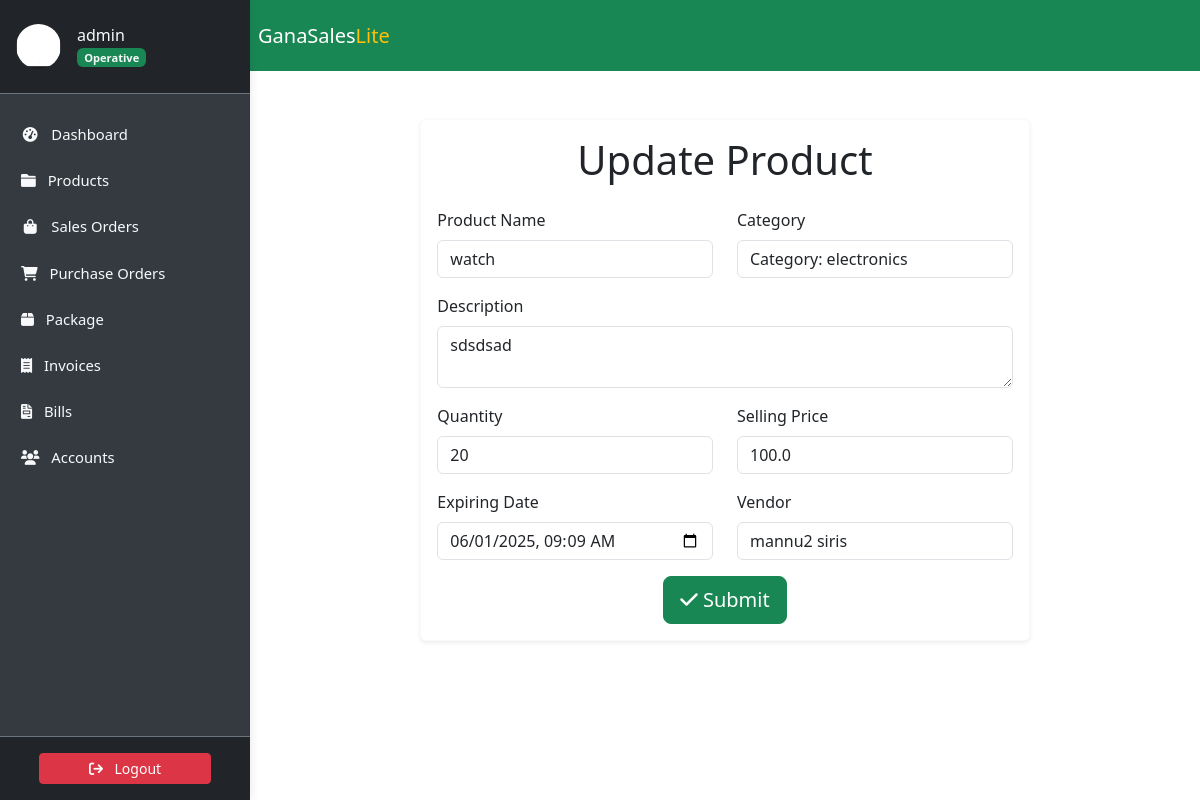
/product/watch/update/ (signed in), run on an earlier commit of the app's database.
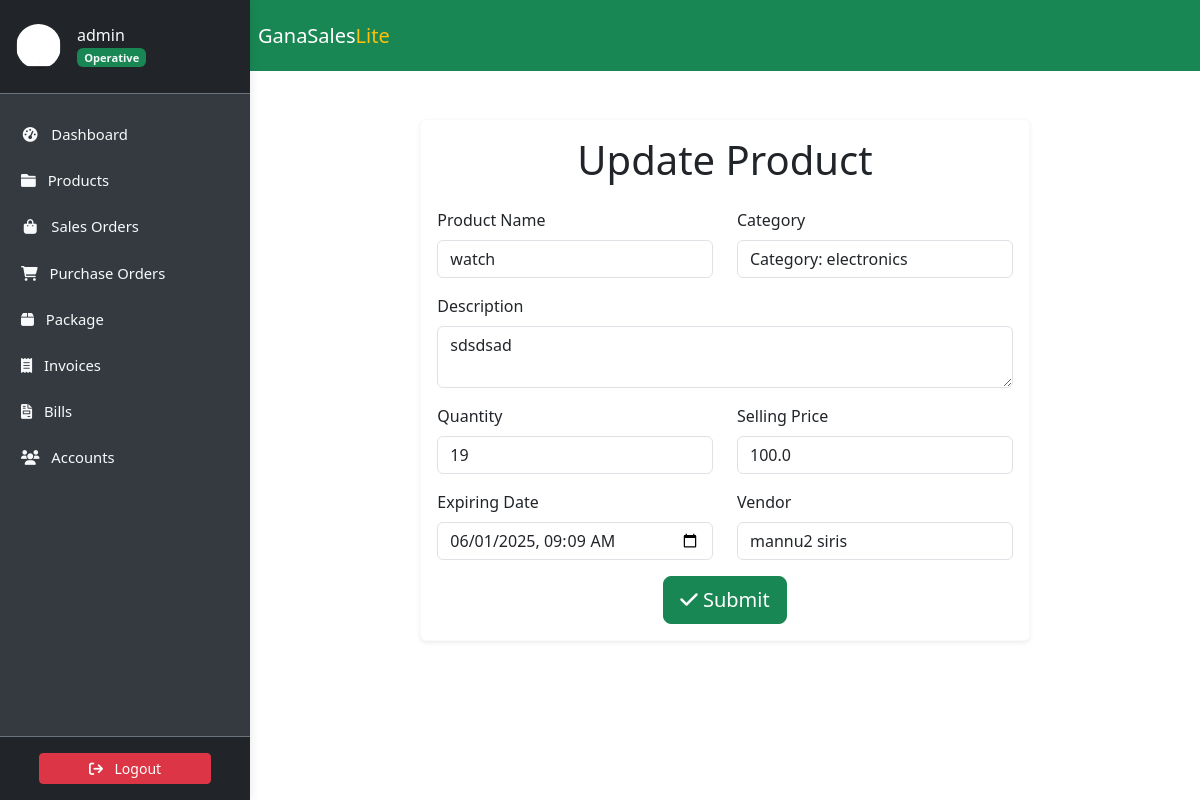
And on a later commit of the database.
### store/models.py (models this page shows, shortened)
class Item(models.Model):
    slug = AutoSlugField(unique=True, populate_from='name')
    name = models.CharField(max_length=50)
    description = models.TextField(max_length=256)
    category = models.ForeignKey(Category, on_delete=models.CASCADE)
    quantity = models.IntegerField(default=0)
    price = models.FloatField(default=0)
    expiring_date = models.DateTimeField(null=True, blank=True)
    vendor = models.ForeignKey(Vendor, on_delete=models.SET_NULL, null=True)
    class Meta:
        ordering = ['name']
        verbose_name_plural = 'Items'

### store/views.py (the view)
class ProductUpdateView(LoginRequiredMixin, UserPassesTestMixin, UpdateView):
    model = Item
    template_name = "store/productupdate.html"
    form_class = ItemForm
    success_url = reverse_lazy("productslist") # Use reverse_lazy for class attributes
    def test_func(self):
        return self.request.user.is_superuser

### store/forms.py
class ItemForm(forms.ModelForm):
    class Meta:
        model = Item
        fields = [
            'name',
            'description',
            'category',
            'quantity',
            'price',
            'expiring_date',
            'vendor'
        ]
        widgets = {
            'name': forms.TextInput(attrs={'class': 'form-control'}),
            'description': forms.Textarea(
                attrs={
                    'class': 'form-control',
                    'rows': 2
                }
            ),
            'category': forms.Select(attrs={'class': 'form-control'}),
            'quantity': forms.NumberInput(attrs={'class': 'form-control'}),
            'price': forms.NumberInput(
                attrs={
                    'class': 'form-control',
                    'step': '0.01'
                }
            ),
            'expiring_date': forms.DateTimeInput(
                attrs={
                    'class': 'form-control',
                    'type': 'datetime-local'
                }
            ),
            'vendor': forms.Select(attrs={'class': 'form-control'}),
        }

### accounts/models.py (called while the page is built)
    def __str__(self):
        return self.name

### store/templates/store/productupdate.html (shortened to what this page needs)
{% extends "store/base.html" %}
{% load static %}
{% block content %}
<div class="container my-5">
    <div class="row justify-content-center">
        <div class="col-lg-8 col-md-10">
            <div class="card shadow-sm border-light">
                <div class="card-body">
                    <h1 class="text-center mb-4">
                        Update Product
                    </h1>
                    <form method="POST" enctype="multipart/form-data">
                        <div class="row">
                            <div class="col-md-6 mb-3">
                                <label for="{{ form.name.id_for_label }}" class="form-label">
                                    Product Name
                                </label>
                                {{ form.name }}
                            </div>
                            <div class="col-md-6 mb-3">
                                <label for="{{ form.category.id_for_label }}" class="form-label">
                                    Category
                                </label>
                                {{ form.category }}
                            </div>
                        </div>
                        <div class="row">
                            <div class="col mb-3">
                                <label for="{{ form.description.id_for_label }}" class="form-label">
                                    Description
                                </label>
                                {{ form.description }}
                            </div>
                        </div>
                        <div class="row">
                            <div class="col-md-6 mb-3">
                                <label for="{{ form.quantity.id_for_label }}" class="form-label">
                                    Quantity
                                </label>
                                {{ form.quantity }}
                            </div>
                            <div class="col-md-6 mb-3">
                                <label for="{{ form.price.id_for_label }}" class="form-label">
                                    Selling Price
                                </label>
                                {{ form.price }}
                            </div>
                        </div>
                        <div class="row">
                            <div class="col-md-6 mb-3">
                                <label for="{{ form.expiring_date.id_for_label }}" class="form-label">
                                    Expiring Date
                                </label>
                                {{ form.expiring_date }}
                            </div>
                            <div class="col-md-6 mb-3">
                                <label for="{{ form.vendor.id_for_label }}" class="form-label">
                                    Vendor
                                </label>
                                {{ form.vendor }}
                            </div>
                        </div>
                        <div class="form-group text-center">
                            <button class="btn btn-success btn-lg" type="submit">
                                <i class="fas fa-check"></i> Submit
                            </button>
                        </div>
                    </form>
                </div>
            </div>
        </div>
    </div>
</div>
{% endblock content %}

What changed in the data, as far as the page shows it:
changed Item "watch": quantity "20" → "19"
